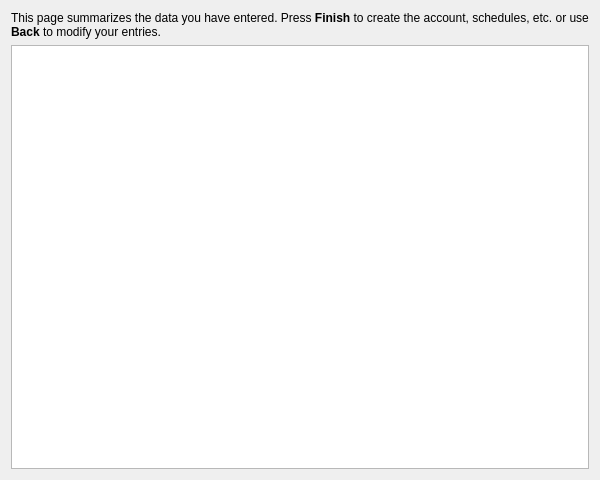
<?xml version="1.0" encoding="UTF-8"?>
<ui version="4.0">
 <class>KAccountSummaryPage</class>
 <widget class="QWidget" name="KAccountSummaryPage">
  <property name="geometry">
   <rect>
    <x>0</x>
    <y>0</y>
    <width>600</width>
    <height>480</height>
   </rect>
  </property>
  <layout class="QVBoxLayout">
   <item>
    <widget class="QLabel" name="qLabel1">
     <property name="focusPolicy">
      <enum>Qt::NoFocus</enum>
     </property>
     <property name="text">
      <string>This page summarizes the data you have entered. Press &lt;b&gt;Finish&lt;/b&gt; to create the account, schedules, etc. or use &lt;b&gt;Back&lt;/b&gt; to modify your entries.</string>
     </property>
     <property name="wordWrap">
      <bool>true</bool>
     </property>
    </widget>
   </item>
   <item>
    <widget class="KTextEdit" name="m_dataList">
     <property name="sizePolicy">
      <sizepolicy hsizetype="Expanding" vsizetype="MinimumExpanding">
       <horstretch>0</horstretch>
       <verstretch>2</verstretch>
      </sizepolicy>
     </property>
     <property name="readOnly">
      <bool>true</bool>
     </property>
    </widget>
   </item>
  </layout>
 </widget>
 <layoutdefault spacing="6" margin="11"/>
 <customwidgets>
  <customwidget>
   <class>KTextEdit</class>
   <extends>QTextEdit</extends>
   <header>ktextedit.h</header>
  </customwidget>
 </customwidgets>
 <resources/>
 <connections/>
</ui>
